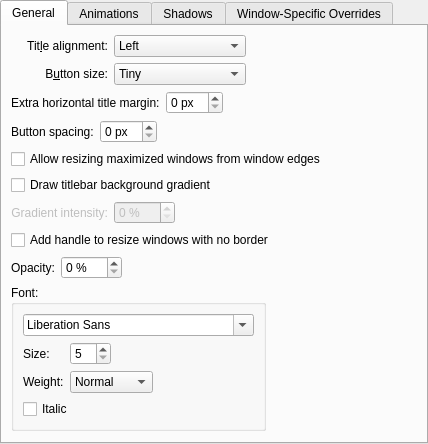
<?xml version="1.0" encoding="UTF-8"?>
<ui version="4.0">
 <class>BreezeConfigurationUI</class>
 <widget class="QWidget" name="BreezeConfigurationUI">
  <property name="geometry">
   <rect>
    <x>0</x>
    <y>0</y>
    <width>428</width>
    <height>418</height>
   </rect>
  </property>
  <layout class="QVBoxLayout" name="verticalLayout">
   <property name="margin">
    <number>0</number>
   </property>
   <item>
    <widget class="QTabWidget" name="tabWidget">
     <property name="currentIndex">
      <number>0</number>
     </property>
     <widget class="QWidget" name="tab">
      <attribute name="title">
       <string>General</string>
      </attribute>
      <layout class="QGridLayout" name="gridLayout_4">
       <item row="0" column="0">
        <widget class="QLabel" name="label_3">
         <property name="text">
          <string>Tit&amp;le alignment:</string>
         </property>
         <property name="alignment">
          <set>Qt::AlignRight|Qt::AlignTrailing|Qt::AlignVCenter</set>
         </property>
         <property name="buddy">
          <cstring>titleAlignment</cstring>
         </property>
        </widget>
       </item>
       <item row="0" column="1">
        <widget class="QComboBox" name="titleAlignment">
         <item>
          <property name="text">
           <string>Left</string>
          </property>
         </item>
         <item>
          <property name="text">
           <string>Center</string>
          </property>
         </item>
         <item>
          <property name="text">
           <string>Center (Full Width)</string>
          </property>
         </item>
         <item>
          <property name="text">
           <string>Right</string>
          </property>
         </item>
        </widget>
       </item>
       <item row="0" column="2">
        <spacer name="horizontalSpacer">
         <property name="orientation">
          <enum>Qt::Horizontal</enum>
         </property>
         <property name="sizeHint" stdset="0">
          <size>
           <width>40</width>
           <height>20</height>
          </size>
         </property>
        </spacer>
       </item>
       <item row="1" column="0">
        <widget class="QLabel" name="label_4">
         <property name="text">
          <string>B&amp;utton size:</string>
         </property>
         <property name="alignment">
          <set>Qt::AlignRight|Qt::AlignTrailing|Qt::AlignVCenter</set>
         </property>
         <property name="buddy">
          <cstring>buttonSize</cstring>
         </property>
        </widget>
       </item>
       <item row="1" column="1">
        <widget class="QComboBox" name="buttonSize">
         <item>
          <property name="text">
           <string>Tiny</string>
          </property>
         </item>
         <item>
          <property name="text">
           <string comment="@item:inlistbox Button size:">Small</string>
          </property>
         </item>
         <item>
          <property name="text">
           <string comment="@item:inlistbox Button size:">Medium</string>
          </property>
         </item>
         <item>
          <property name="text">
           <string comment="@item:inlistbox Button size:">Large</string>
          </property>
         </item>
         <item>
          <property name="text">
           <string comment="@item:inlistbox Button size:">Very Large</string>
          </property>
         </item>
        </widget>
       </item>
       <item row="2" column="0" colspan="3">
        <layout class="QHBoxLayout" name="horizontalLayout">
         <item>
          <widget class="QLabel" name="titleMarginLabel">
           <property name="text">
            <string>Extra horizontal title margin:</string>
           </property>
          </widget>
         </item>
         <item>
          <widget class="QSpinBox" name="titleMarginSpinBox">
           <property name="suffix">
            <string> px</string>
           </property>
          </widget>
         </item>
         <item>
          <spacer name="horizontalSpacer_8">
           <property name="orientation">
            <enum>Qt::Horizontal</enum>
           </property>
           <property name="sizeHint" stdset="0">
            <size>
             <width>40</width>
             <height>20</height>
            </size>
           </property>
          </spacer>
         </item>
        </layout>
       </item>
       <item row="3" column="0" colspan="3">
        <layout class="QHBoxLayout" name="horizontalLayout_2">
         <item>
          <widget class="QLabel" name="btnSpacingLabel">
           <property name="text">
            <string>Button spacing:</string>
           </property>
          </widget>
         </item>
         <item>
          <widget class="QSpinBox" name="btnSpacingSpinBox">
           <property name="suffix">
            <string> px</string>
           </property>
           <property name="prefix">
            <string/>
           </property>
          </widget>
         </item>
         <item>
          <spacer name="horizontalSpacer_7">
           <property name="orientation">
            <enum>Qt::Horizontal</enum>
           </property>
           <property name="sizeHint" stdset="0">
            <size>
             <width>40</width>
             <height>20</height>
            </size>
           </property>
          </spacer>
         </item>
        </layout>
       </item>
       <item row="4" column="0" colspan="3">
        <widget class="QCheckBox" name="drawBorderOnMaximizedWindows">
         <property name="text">
          <string>Allow resizing maximized windows from window edges</string>
         </property>
        </widget>
       </item>
       <item row="5" column="0" colspan="3">
        <widget class="QCheckBox" name="drawBackgroundGradient">
         <property name="text">
          <string>Draw titlebar background gradient</string>
         </property>
        </widget>
       </item>
       <item row="6" column="0">
        <widget class="QLabel" name="label_7">
         <property name="enabled">
          <bool>false</bool>
         </property>
         <property name="text">
          <string>Gradient intensity:</string>
         </property>
         <property name="alignment">
          <set>Qt::AlignRight|Qt::AlignTrailing|Qt::AlignVCenter</set>
         </property>
        </widget>
       </item>
       <item row="6" column="1" alignment="Qt::AlignLeft">
        <widget class="QSpinBox" name="gradientSpinBox">
         <property name="enabled">
          <bool>false</bool>
         </property>
         <property name="suffix">
          <string> %</string>
         </property>
         <property name="maximum">
          <number>100</number>
         </property>
        </widget>
       </item>
       <item row="7" column="0" colspan="3">
        <widget class="QCheckBox" name="drawSizeGrip">
         <property name="text">
          <string>Add handle to resize windows with no border</string>
         </property>
        </widget>
       </item>

       <item row="9" column="0" colspan="3">
        <layout class="QGridLayout" name="gridLayout_2" columnstretch="0,0,0,1">
         <item row="0" column="0">
          <widget class="QLabel" name="label_6">
           <property name="text">
            <string>Opacity:</string>
           </property>
          </widget>
         </item>
         <item row="0" column="1">
          <widget class="QSpinBox" name="opacitySpinBox">
           <property name="suffix">
            <string> %</string>
           </property>
           <property name="maximum">
            <number>100</number>
           </property>
          </widget>
         </item>
         <item row="0" column="2">
          <spacer name="horizontalSpacer_6">
           <property name="orientation">
            <enum>Qt::Horizontal</enum>
           </property>
           <property name="sizeHint" stdset="0">
            <size>
             <width>5</width>
             <height>5</height>
            </size>
           </property>
          </spacer>
         </item>
         <item row="1" column="0" colspan="3">
          <widget class="QGroupBox" name="groupBox">
           <property name="title">
            <string>Font:</string>
           </property>
           <layout class="QGridLayout" name="gridLayout_3">
            <item row="0" column="0" colspan="5">
             <widget class="QFontComboBox" name="fontComboBox"/>
            </item>
            <item row="1" column="1" alignment="Qt::AlignLeft">
             <widget class="QSpinBox" name="fontSizeSpinBox">
              <property name="minimum">
               <number>5</number>
              </property>
              <property name="maximum">
               <number>50</number>
              </property>
             </widget>
            </item>
            <item row="1" column="0">
             <widget class="QLabel" name="label_9">
              <property name="text">
               <string>Size:</string>
              </property>
             </widget>
            </item>
            <item row="1" column="4">
             <spacer name="horizontalSpacer_3">
              <property name="orientation">
               <enum>Qt::Horizontal</enum>
              </property>
              <property name="sizeHint" stdset="0">
               <size>
                <width>5</width>
                <height>5</height>
               </size>
              </property>
             </spacer>
            </item>
            <item row="2" column="0">
             <widget class="QLabel" name="label_8">
              <property name="text">
               <string>Weight:</string>
              </property>
             </widget>
            </item>
            <item row="2" column="1">
             <widget class="QComboBox" name="weightComboBox">
              <property name="currentIndex">
               <number>0</number>
              </property>
              <item>
               <property name="text">
                <string>Normal</string>
               </property>
              </item>
              <item>
               <property name="text">
                <string>Medium</string>
               </property>
              </item>
              <item>
               <property name="text">
                <string>DemiBold</string>
               </property>
              </item>
              <item>
               <property name="text">
                <string>Bold</string>
               </property>
              </item>
              <item>
               <property name="text">
                <string>ExtraBold</string>
               </property>
              </item>
              <item>
               <property name="text">
                <string>Black</string>
               </property>
              </item>
             </widget>
            </item>
            <item row="3" column="0" colspan="2">
             <widget class="QCheckBox" name="italicCheckBox">
              <property name="text">
               <string>Italic</string>
              </property>
             </widget>
            </item>
           </layout>
          </widget>
         </item>
         <item row="1" column="3">
          <spacer name="horizontalSpacer_2">
           <property name="orientation">
            <enum>Qt::Horizontal</enum>
           </property>
           <property name="sizeHint" stdset="0">
            <size>
             <width>5</width>
             <height>5</height>
            </size>
           </property>
          </spacer>
         </item>
        </layout>
       </item>
       <item row="10" column="0" colspan="3">
        <spacer name="verticalSpacer">
         <property name="orientation">
          <enum>Qt::Vertical</enum>
         </property>
         <property name="sizeHint" stdset="0">
          <size>
           <width>20</width>
           <height>40</height>
          </size>
         </property>
        </spacer>
       </item>
      </layout>
     </widget>
     <widget class="QWidget" name="tab_2">
      <attribute name="title">
       <string>Animations</string>
      </attribute>
      <layout class="QGridLayout" name="gridLayout_5">
       <item row="1" column="0">
        <widget class="QLabel" name="animationsDurationLabel">
         <property name="enabled">
          <bool>false</bool>
         </property>
         <property name="text">
          <string>Anima&amp;tions duration:</string>
         </property>
         <property name="alignment">
          <set>Qt::AlignRight|Qt::AlignTrailing|Qt::AlignVCenter</set>
         </property>
         <property name="buddy">
          <cstring>animationsDuration</cstring>
         </property>
        </widget>
       </item>
       <item row="1" column="1">
        <widget class="QSpinBox" name="animationsDuration">
         <property name="enabled">
          <bool>false</bool>
         </property>
         <property name="suffix">
          <string> ms</string>
         </property>
         <property name="maximum">
          <number>500</number>
         </property>
        </widget>
       </item>
       <item row="1" column="2">
        <spacer name="horizontalSpacer_4">
         <property name="orientation">
          <enum>Qt::Horizontal</enum>
         </property>
         <property name="sizeHint" stdset="0">
          <size>
           <width>40</width>
           <height>20</height>
          </size>
         </property>
        </spacer>
       </item>
       <item row="0" column="0" colspan="3">
        <widget class="QCheckBox" name="animationsEnabled">
         <property name="text">
          <string>Enable animations</string>
         </property>
        </widget>
       </item>
       <item row="2" column="0" colspan="3">
        <spacer name="verticalSpacer_2">
         <property name="orientation">
          <enum>Qt::Vertical</enum>
         </property>
         <property name="sizeHint" stdset="0">
          <size>
           <width>20</width>
           <height>40</height>
          </size>
         </property>
        </spacer>
       </item>
      </layout>
     </widget>
     <widget class="QWidget" name="tab_4">
      <attribute name="title">
       <string>Shadows</string>
      </attribute>
      <layout class="QGridLayout" name="gridLayout">
       <item row="0" column="0">
        <widget class="QLabel" name="label">
         <property name="text">
          <string>Si&amp;ze:</string>
         </property>
         <property name="alignment">
          <set>Qt::AlignRight|Qt::AlignTrailing|Qt::AlignVCenter</set>
         </property>
         <property name="buddy">
          <cstring>shadowSize</cstring>
         </property>
        </widget>
       </item>
       <item row="0" column="1">
        <widget class="QComboBox" name="shadowSize">
         <item>
          <property name="text">
           <string comment="@item:inlistbox Button size:">None</string>
          </property>
         </item>
         <item>
          <property name="text">
           <string comment="@item:inlistbox Button size:">Small</string>
          </property>
         </item>
         <item>
          <property name="text">
           <string comment="@item:inlistbox Button size:">Medium</string>
          </property>
         </item>
         <item>
          <property name="text">
           <string comment="@item:inlistbox Button size:">Large</string>
          </property>
         </item>
         <item>
          <property name="text">
           <string comment="@item:inlistbox Button size:">Very Large</string>
          </property>
         </item>
        </widget>
       </item>
       <item row="1" column="0">
        <widget class="QLabel" name="label_2">
         <property name="text">
          <string comment="strength of the shadow (from transparent to opaque)">S&amp;trength:</string>
         </property>
         <property name="alignment">
          <set>Qt::AlignRight|Qt::AlignTrailing|Qt::AlignVCenter</set>
         </property>
         <property name="buddy">
          <cstring>shadowStrength</cstring>
         </property>
        </widget>
       </item>
       <item row="1" column="1">
        <widget class="QSpinBox" name="shadowStrength">
         <property name="suffix">
          <string>%</string>
         </property>
         <property name="minimum">
          <number>10</number>
         </property>
         <property name="maximum">
          <number>100</number>
         </property>
        </widget>
       </item>
       <item row="1" column="2">
        <spacer name="horizontalSpacer_5">
         <property name="orientation">
          <enum>Qt::Horizontal</enum>
         </property>
         <property name="sizeHint" stdset="0">
          <size>
           <width>40</width>
           <height>20</height>
          </size>
         </property>
        </spacer>
       </item>
       <item row="2" column="0">
        <widget class="QLabel" name="label_5">
         <property name="text">
          <string>Color:</string>
         </property>
         <property name="alignment">
          <set>Qt::AlignRight|Qt::AlignTrailing|Qt::AlignVCenter</set>
         </property>
        </widget>
       </item>
       <item row="2" column="1">
        <widget class="KColorButton" name="shadowColor"/>
       </item>
       <item row="3" column="0" colspan="3">
        <spacer name="verticalSpacer_3">
         <property name="orientation">
          <enum>Qt::Vertical</enum>
         </property>
         <property name="sizeHint" stdset="0">
          <size>
           <width>20</width>
           <height>40</height>
          </size>
         </property>
        </spacer>
       </item>
      </layout>
     </widget>
     <widget class="QWidget" name="tab_3">
      <attribute name="title">
       <string>Window-Specific Overrides</string>
      </attribute>
      <layout class="QVBoxLayout" name="verticalLayout_3">
       <item>
        <widget class="Breeze::ExceptionListWidget" name="exceptions" native="true">
         <property name="sizePolicy">
          <sizepolicy hsizetype="Preferred" vsizetype="Expanding">
           <horstretch>0</horstretch>
           <verstretch>0</verstretch>
          </sizepolicy>
         </property>
        </widget>
       </item>
      </layout>
     </widget>
    </widget>
   </item>
  </layout>
 </widget>
 <customwidgets>
  <customwidget>
   <class>KColorButton</class>
   <extends>QPushButton</extends>
   <header>kcolorbutton.h</header>
  </customwidget>
  <customwidget>
   <class>Breeze::ExceptionListWidget</class>
   <extends>QWidget</extends>
   <header>config/breezeexceptionlistwidget.h</header>
   <container>1</container>
  </customwidget>
 </customwidgets>
 <tabstops>
  <tabstop>tabWidget</tabstop>
  <tabstop>titleAlignment</tabstop>
  <tabstop>buttonSize</tabstop>
  <tabstop>titleMarginSpinBox</tabstop>
  <tabstop>btnSpacingSpinBox</tabstop>
  <tabstop>drawBorderOnMaximizedWindows</tabstop>
  <tabstop>drawBackgroundGradient</tabstop>
  <tabstop>drawSizeGrip</tabstop>
  <tabstop>animationsEnabled</tabstop>
  <tabstop>animationsDuration</tabstop>
  <tabstop>shadowSize</tabstop>
  <tabstop>shadowStrength</tabstop>
  <tabstop>shadowColor</tabstop>
 </tabstops>
 <resources/>
 <connections>
  <connection>
   <sender>animationsEnabled</sender>
   <signal>toggled(bool)</signal>
   <receiver>animationsDurationLabel</receiver>
   <slot>setEnabled(bool)</slot>
   <hints>
    <hint type="sourcelabel">
     <x>34</x>
     <y>194</y>
    </hint>
    <hint type="destinationlabel">
     <x>84</x>
     <y>221</y>
    </hint>
   </hints>
  </connection>
  <connection>
   <sender>animationsEnabled</sender>
   <signal>toggled(bool)</signal>
   <receiver>animationsDuration</receiver>
   <slot>setEnabled(bool)</slot>
   <hints>
    <hint type="sourcelabel">
     <x>108</x>
     <y>194</y>
    </hint>
    <hint type="destinationlabel">
     <x>141</x>
     <y>229</y>
    </hint>
   </hints>
  </connection>
  <connection>
   <sender>drawBackgroundGradient</sender>
   <signal>toggled(bool)</signal>
   <receiver>gradientSpinBox</receiver>
   <slot>setEnabled(bool)</slot>
   <hints>
    <hint type="sourcelabel">
     <x>222</x>
     <y>160</y>
    </hint>
    <hint type="destinationlabel">
     <x>166</x>
     <y>188</y>
    </hint>
   </hints>
  </connection>
  <connection>
   <sender>drawBackgroundGradient</sender>
   <signal>toggled(bool)</signal>
   <receiver>label_7</receiver>
   <slot>setEnabled(bool)</slot>
   <hints>
    <hint type="sourcelabel">
     <x>222</x>
     <y>160</y>
    </hint>
    <hint type="destinationlabel">
     <x>64</x>
     <y>57</y>
    </hint>
   </hints>
  </connection>
 </connections>
</ui>
